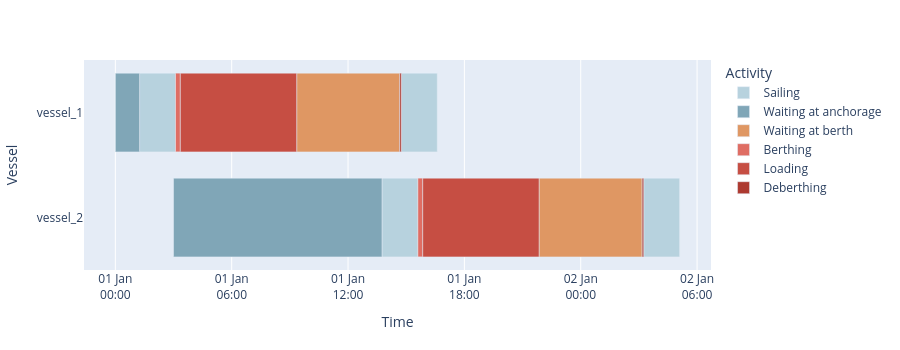

Here is the notebook cell this chart was saved with:
### Markdown cell above
There is significant waiting time at the berth due to tidal restrictions

### Code cell
fig = quay.plot_vessel_arrival_timeline()
fig

### Figure 1 — Plotly figure (JSON) as saved in the notebook; plotly's stock layout.template omitted (floating-point values rounded to 4 significant figures)
{"data": [{"base": ["2026-01-01T01:15:00.000000", "2026-01-01T14:45:00.000000", "2026-01-01T13:44:59.999999", "2026-01-02T03:15:00.000000"], "customdata": [[1.852], [1.852], [1.852], [1.852]], "hovertemplate": "Activity=Sailing<br>Start=%{base|%Y-%m-%d %H:%M:%S}<br>Stop=%{x|%Y-%m-%d %H:%M:%S}<br>Vessel=%{y}<br>Duration (hours)=%{customdata[0]:.2f}<extra></extra>", "legendgroup": "Sailing", "marker": {"color": "#B7D2DE", "pattern": {"shape": ""}}, "name": "Sailing", "orientation": "h", "showlegend": true, "textposition": "auto", "type": "bar", "x": [6666666, 6666666, 6666666, 6666666], "xaxis": "x", "y": ["vessel_1", "vessel_1", "vessel_2", "vessel_2"], "yaxis": "y"}, {"base": ["2026-01-01T00:00:00.000000", "2026-01-01T03:00:00.000000"], "customdata": [[1.25], [10.75]], "hovertemplate": "Activity=Waiting at anchorage<br>Start=%{base|%Y-%m-%d %H:%M:%S}<br>Stop=%{x|%Y-%m-%d %H:%M:%S}<br>Vessel=%{y}<br>Duration (hours)=%{customdata[0]:.2f}<extra></extra>", "legendgroup": "Waiting at anchorage", "marker": {"color": "#80A6B7", "pattern": {"shape": ""}}, "name": "Waiting at anchorage", "orientation": "h", "showlegend": true, "textposition": "auto", "type": "bar", "x": [4500000, 38699999], "xaxis": "x", "y": ["vessel_1", "vessel_2"], "yaxis": "y"}, {"base": ["2026-01-01T09:21:06.666667", "2026-01-01T21:51:06.666666"], "customdata": [[5.315], [5.315]], "hovertemplate": "Activity=Waiting at berth<br>Start=%{base|%Y-%m-%d %H:%M:%S}<br>Stop=%{x|%Y-%m-%d %H:%M:%S}<br>Vessel=%{y}<br>Duration (hours)=%{customdata[0]:.2f}<extra></extra>", "legendgroup": "Waiting at berth", "marker": {"color": "#DF9763", "pattern": {"shape": ""}}, "name": "Waiting at berth", "orientation": "h", "showlegend": true, "textposition": "auto", "type": "bar", "x": [19133333, 19133333], "xaxis": "x", "y": ["vessel_1", "vessel_2"], "yaxis": "y"}, {"base": ["2026-01-01T03:06:06.666667", "2026-01-01T15:36:06.666666"], "customdata": [[0.25], [0.25]], "hovertemplate": "Activity=Berthing<br>Start=%{base|%Y-%m-%d %H:%M:%S}<br>Stop=%{x|%Y-%m-%d %H:%M:%S}<br>Vessel=%{y}<br>Duration (hours)=%{customdata[0]:.2f}<extra></extra>", "legendgroup": "Berthing", "marker": {"color": "#DF6D63", "pattern": {"shape": ""}}, "name": "Berthing", "orientation": "h", "showlegend": true, "textposition": "auto", "type": "bar", "x": [900000, 900000], "xaxis": "x", "y": ["vessel_1", "vessel_2"], "yaxis": "y"}, {"base": ["2026-01-01T03:21:06.666667", "2026-01-01T15:51:06.666666"], "customdata": [[6.0], [6.0]], "hovertemplate": "Activity=Loading<br>Start=%{base|%Y-%m-%d %H:%M:%S}<br>Stop=%{x|%Y-%m-%d %H:%M:%S}<br>Vessel=%{y}<br>Duration (hours)=%{customdata[0]:.2f}<extra></extra>", "legendgroup": "Loading", "marker": {"color": "#C64E43", "pattern": {"shape": ""}}, "name": "Loading", "orientation": "h", "showlegend": true, "textposition": "auto", "type": "bar", "x": [21600000, 21600000], "xaxis": "x", "y": ["vessel_1", "vessel_2"], "yaxis": "y"}, {"base": ["2026-01-01T14:40:00.000000", "2026-01-02T03:10:00.000000"], "customdata": [[0.08333], [0.08333]], "hovertemplate": "Activity=Deberthing<br>Start=%{base|%Y-%m-%d %H:%M:%S}<br>Stop=%{x|%Y-%m-%d %H:%M:%S}<br>Vessel=%{y}<br>Duration (hours)=%{customdata[0]:.2f}<extra></extra>", "legendgroup": "Deberthing", "marker": {"color": "#AD3A30", "pattern": {"shape": ""}}, "name": "Deberthing", "orientation": "h", "showlegend": true, "textposition": "auto", "type": "bar", "x": [300000, 300000], "xaxis": "x", "y": ["vessel_1", "vessel_2"], "yaxis": "y"}], "layout": {"bargap": 0.25, "barmode": "overlay", "height": 350, "hovermode": "closest", "legend": {"title": {"text": "Activity"}, "tracegroupgap": 0}, "margin": {"t": 60}, "xaxis": {"anchor": "y", "domain": [0, 1], "rangeslider": {"visible": false}, "tickformat": "%d %b\n%H:%M", "title": {"text": "Time"}, "type": "date"}, "yaxis": {"anchor": "x", "autorange": "reversed", "domain": [0, 1], "title": {"text": "Vessel"}}}}
